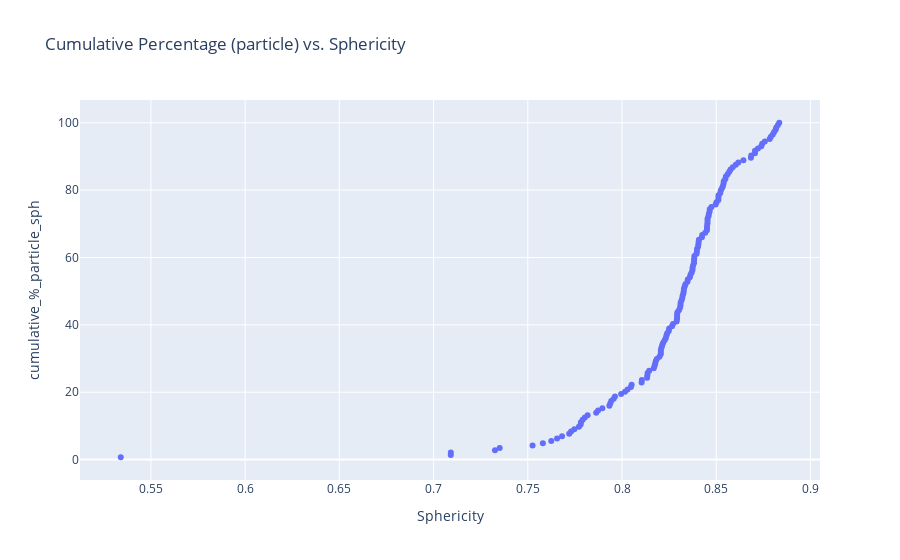

Here is the notebook cell this chart was saved with:
### Code cell
fig_cpp_sph = px.scatter(sph_data,
                      x = sph_data.columns[9],
                      y = sph_data.columns[12],
                      hover_name= "Particle_number",
                      title="Cumulative Percentage (particle) vs. Sphericity ", )
fig_cpp_sph.show()

### Figure 1 — Plotly figure (JSON) as saved in the notebook; plotly's stock layout.template omitted (floating-point values rounded to 4 significant figures; data arrays with more than 128 entries replaced by an {"elided": "..."} marker saying what was removed)
{"data": [{"hovertemplate": "<b>%{hovertext}</b><br><br>Sphericity=%{x}<br>cumulative_%_particle_sph=%{y}<extra></extra>", "hovertext": {"elided": "144 int values"}, "legendgroup": "", "marker": {"color": "#636efa", "symbol": "circle"}, "mode": "markers", "name": "", "orientation": "v", "showlegend": false, "type": "scatter", "x": {"elided": "144 float values"}, "xaxis": "x", "y": {"elided": "144 float values"}, "yaxis": "y"}], "layout": {"legend": {"tracegroupgap": 0}, "title": {"text": "Cumulative Percentage (particle) vs. Sphericity "}, "xaxis": {"anchor": "y", "domain": [0, 1], "title": {"text": "Sphericity"}}, "yaxis": {"anchor": "x", "domain": [0, 1], "title": {"text": "cumulative_%_particle_sph"}}}}
